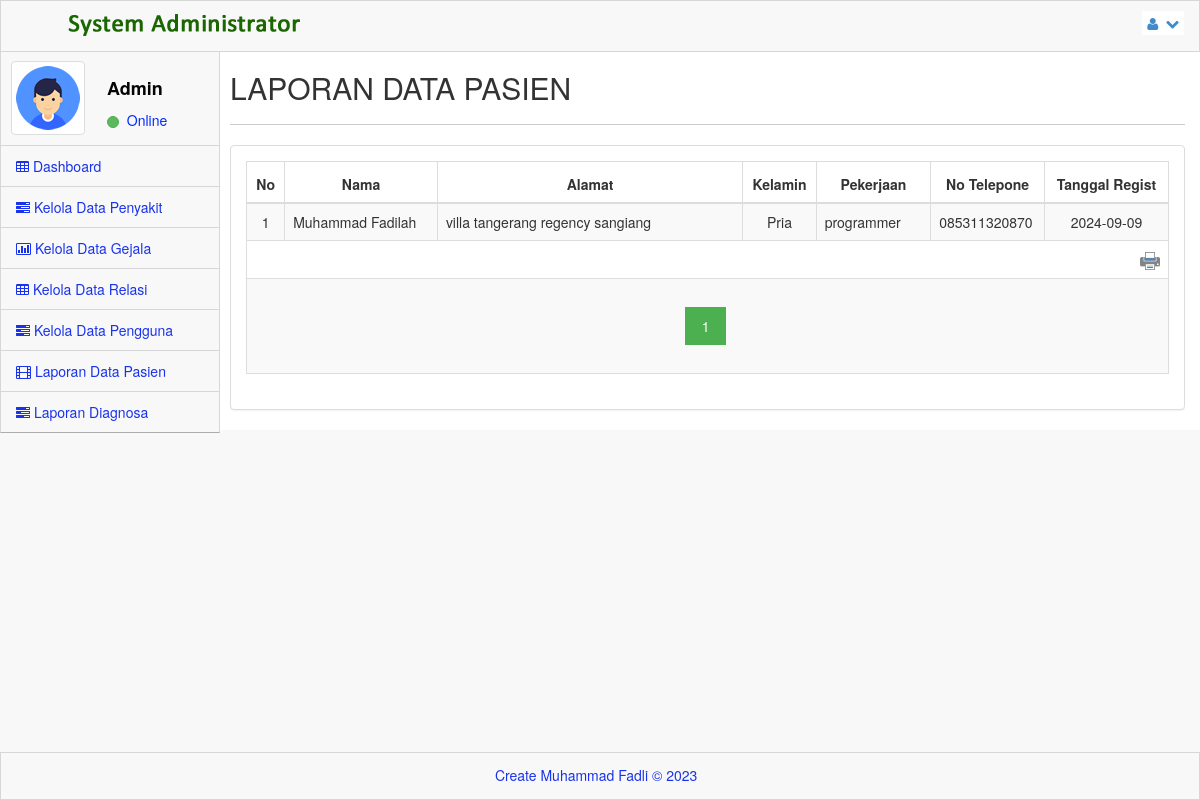
The page /profiadmin/laporan_pasien.php (signed in) on the database its author committed.
### tables this page shows
CREATE TABLE `pasien` (
  `id` int(4) UNSIGNED NOT NULL,
  `alamat` varchar(100) NOT NULL,
  `kelamin` varchar(10) NOT NULL,
  `nama` varchar(60) NOT NULL,
  `pekerjaan` varchar(60) NOT NULL,
  `tanggal` date NOT NULL,
  `telp` varchar(25) NOT NULL,
  `noip` varchar(60) NOT NULL
);

### profiadmin/laporan_pasien.php (the view, shortened to what this page needs)
<?php
include("../koneksi.php");
if (isset($_SESSION['nama']))
{
?>
<!DOCTYPE html>
<html lang="en">
<head>
  <link rel="stylesheet" href="assets/plugins/bootstrap/css/bootstrap.css" />
  <link rel="stylesheet" href="assets/css/main.css" />
  <link rel="stylesheet" href="assets/css/MoneAdmin.css" />
  <link rel="stylesheet" href="assets/plugins/Font-Awesome/css/font-awesome.css" />
  <link href="assets/plugins/dataTables/dataTables.bootstrap.css" rel="stylesheet" />
</head>
<body class="padTop53 " >
  <div id="wrap">
     <div id="top">
        <nav class="navbar navbar-inverse navbar-fixed-top " style="padding-top: 10px;">
           <header class="navbar-header"><a href="../profiadmin/" class="navbar-brand"><img src="assets/img/logo.png" alt="" /></a></header>
           <ul class="nav navbar-top-links navbar-right">
              <li class="dropdown">
                <a class="dropdown-toggle" data-toggle="dropdown" href="#"><i class="icon-user "></i>&nbsp; <i class="icon-chevron-down "></i></a>
              </li>
           </ul>
        </nav>
      </div>
    <div id="left">
      <div class="media user-media well-small">
         <a class="user-link" href="../profiadmin/"><img class="media-object img-thumbnail user-img" alt="User Picture" src="assets/img/user.gif" /></a><br />
         <div class="media-body">
            <h5 class="media-heading">Admin</h5>
            <ul class="list-unstyled user-info">
               <li><a class="btn btn-success btn-xs btn-circle" style="width: 10px;height: 12px;"></a>&nbsp;&nbsp;Online</li>
            </ul>
        </div><br />
      </div>
      <ul id="menu" class="collapse">
        <li class="panel"><a href="../profiadmin/" ><i class="icon-table"></i>&nbsp;Dashboard&nbsp;</a></li>
        <li><a href="kelola_penyakit.php"><i class="icon-tasks"></i>&nbsp;Kelola Data Penyakit&nbsp;</a></li>
        <li><a href="kelola_gejala.php"><i class="icon-bar-chart"></i>&nbsp;Kelola Data Gejala&nbsp;</a></li>
        <li><a href="kelola_relasi.php"><i class="icon-table"></i>&nbsp;Kelola Data Relasi&nbsp;</a></li>
        <li><a href="kelola_user.php"><i class="icon-tasks"></i>&nbsp;Kelola Data Pengguna&nbsp;</a></li>
        <li><a href="laporan_pasien.php"><i class="icon-film"></i>&nbsp;Laporan Data Pasien&nbsp;</a></li>
        <li><a href="laporan_diagnosa.php"><i class="icon-tasks"></i>&nbsp;Laporan Diagnosa&nbsp;</a></li>
	  </ul>
    </div>
    <div id="content">
       <div class="inner">
          <div class="row">
              <div class="col-lg-12">
                  <h2>LAPORAN DATA PASIEN</h2>
 			  </div>
          </div><hr />
 		  <div class="row">
            <div class="col-lg-12">
                <div class="panel panel-default">
                     <div class="panel-body">
                         <div class="table-responsive">
                             <table class="table table-striped table-bordered table-hover" >
                                 <thead>
                                    <tr>
                                      <th width="4%" height="41"><div align="center">No</div></th>
                                      <th width="16%"><div align="center">Nama</div></th>
                                      <th width="32%"><div align="center">Alamat</div></th>
                                      <th width="7%"><div align="center">Kelamin</div></th>
                                      <th width="12%"><div align="center">Pekerjaan</div></th>
                                      <th width="10%"><div align="center">No Telepone</div></th>
                                      <th width="13%"><div align="center">Tanggal Regist</div></th>
                                    </tr>
                                  </thead>
                                  <tbody>
                                  <?php
									  $noPage = (isset($_GET['page']))? $_GET['page'] : 1;
									  $dataPerPage = 10;
									  $offset = ($noPage - 1) * $dataPerPage;
									  $total_data  = "SELECT COUNT(*) AS jumData FROM `pasien` ORDER BY `id`";
                                      $query = "SELECT * FROM `pasien` ORDER BY `id` LIMIT $offset, $dataPerPage";
									  $result = mysqli_query($koneksi,$query);
	                                  $No = 1;
	                                  while ($data = mysqli_fetch_array($result)) {
									?>
                                     <tr>
                                       <td><div align="center"><?php echo $No ?></div></td>
									   <td><?php echo $data['nama'] ?></td>
									   <td><?php echo $data['alamat'] ?></td>
									   <td><div align="center"><?php echo $data['kelamin'] ?></div></td>
									   <td><?php echo $data['pekerjaan'] ?></td>
									   <td><?php echo $data['telp'] ?></td>
									   <td><div align="center"><?php echo $data['tanggal'] ?></div></td>
                                     </tr>
                                     <?php
										$No++;
										 }
										$hasil   = mysqli_query($koneksi,$total_data);
										$data    = mysqli_fetch_array($hasil);
										$jumData = $data['jumData'];
										$jumPage = ceil($jumData/$dataPerPage);
									    ?>
									  <tr>
                                       <td align="right" colspan="7">
                                        <a href="cetak_pasien.php"><img src="assets/img/print.png" width="20"></a>
                                       </td>
									  </tr>
                                        <tr>
											<td colspan="11">
												<div class="center">
												  <div class="pagination">
													<?php
													 for($page = 1; $page <= $jumPage; $page++)
														{
														  if ((($page >= $noPage - 3) && ($page <= $noPage + 3)) || ($page == 1)
														   || ($page == $jumPage))
															{
																if ($page == $noPage)
																	echo " <a href='".$_SERVER['PHP_SELF']."?page=".$page."'
																	class=active>".$page."</a>&nbsp";
																else
																	echo " <a href='".$_SERVER['PHP_SELF']."?page=".$page."'
																	class=active>".$page."</a>&nbsp";
															}
														}
													?>
												  </div>
												</div>
											</td>
										</tr>
                                   </tbody>
                                </table>
                            </div>
                        </div>
                    </div>
                </div>
            </div>
		 </div>
	   </div>
	 </div>
    <div id="footer">
    <p>Create Muhammad Fadli &copy;&nbsp;2023 &nbsp;</p>
    </div>
</body>
</html>
<?php
}
?>

### profiadmin/assets/css/main.css (style rules this page uses)
#wrap { margin: 0 auto; }
#footer { height: 48px; background-color: #222222; }
@media (min-width: 768px) { html, body { height: 100%; } }
@media (min-width: 768px) { #wrap { height: auto !important; height: 100%; min-height: 100%; padding: 0 0 48px; margin-bottom: -48px; } }
body.padTop53 { padding-top: 75px; overflow: visible; }
@media (min-width: 802px) { body.padTop53 { padding-top: 51px; } }
#wrap:before, #top:before, .head:before, #footer:before, #wrap:after, #top:after, .head:after, #footer:after { display: table; content: " "; }
#wrap:after, #top:after, .head:after, #footer:after { clear: both; }
#wrap { background-color: #f8f8f8; }
@media (min-width: 768px) { #left { position: relative; float: left; width: 100px; } }
@media (min-width: 768px) { #content { margin-left: 100px; } }
@media (min-width: 768px) { #left { margin-bottom: -10px; } }
@media (min-width: 992px) { #left { width: 220px; } }
@media (min-width: 992px) { #content { margin-left: 220px; } }
#top .navbar { margin-bottom: 0; border:1px solid rgb(216, 215, 215); background-color:#f8f8f8; }
#top .navbar-brand { padding: 0; }
.user-media { display: none; color:#0029FF; border-right:1px solid rgb(216, 215, 215); border-left:1px solid rgb(216, 215, 215); }
@media (min-width: 768px) { .user-media { display: block; } }
@media (min-width: 768px) { .user-media .media-body { display: none; } }
@media (min-width: 768px) { .user-media .user-link { position: relative; display: block; margin-right: auto; margin-left: auto; } }
@media (min-width: 768px) { .user-media .user-link .user-img { margin: 10px auto; } }
@media (min-width: 992px) { .user-media .user-link { float: left; } }
@media (min-width: 992px) { .user-media .user-link .user-img { margin: 10px; } }
@media (min-width: 992px) { .user-media .media-body { display: block; float: left; margin-left: 12px; } }
@media (min-width: 992px) { .user-media .media-body h5.media-heading { font-size: 18px; padding-top: 8px; margin-bottom: 11px; color: #050505; font-weight: bolder; } }
#menu { position: relative; overflow: hidden; border-right:1px solid rgb(216, 215, 215); border-left:1px solid rgb(216, 215, 215); background-color:#f8f8f8; border-bottom: 1px solid rgba(0, 0, 0, 0.3); -webkit-box-shadow: 0 1px 0 rgba(255, 255, 255, 0.05); box-shadow: 0 1px 0 rgba(255, 255, 255, 0.05); }
#menu, #menu ul { padding: 0; margin: 0; list-style: none; }
@media (min-width: 768px) { #menu.collapse { display: inherit !important; } }
#menu > li { position: relative; display: block; margin: 0; border-width: 0; border-radius: 0; }
#menu > li > a { position: relative; display: block; padding: 10px 15px; color: #1933EC; border-top:1px solid rgb(216, 215, 215); }
#menu > li.panel { background-color: transparent; }
#menu li > a { text-decoration: none; }
@media (min-width: 768px) { .mini-sidebar #menu > li > a, #menu > li > a { text-align: center; } }
@media (min-width: 768px) { .mini-sidebar #menu > li > a > i, #menu > li > a > i { display: block; font-size: 20px; } }
@media (min-width: 768px) { #menu:after, .mini-sidebar #menu:after { position: absolute; top: 0; right: 0; bottom: 0; left: 0; display: block; width: 0; -webkit-box-shadow: 97px 1px 5px 2px rgba(0, 0, 0, 0.6); box-shadow: 97px 1px 5px 2px rgba(0, 0, 0, 0.6); } }
@media (min-width: 992px) { #menu > li > a { text-align: left; } }
@media (min-width: 992px) { #menu > li > a > i { display: inline; font-size: 14px; } }
@media (min-width: 992px) { #menu:after { -webkit-box-shadow: 217px 1px 5px 2px rgba(0, 0, 0, 0.6); box-shadow: 217px 1px 5px 2px rgba(0, 0, 0, 0.6); } }
#content { -webkit-transition: margin 0.4s; transition: margin 0.4s; }
.inner { position: relative; min-height: 1px; padding-right: 15px; padding-left: 10px; background: #fff; border: 0px solid #e4e4e4; }
@media (min-width: 768px) { .inner { float: left; width: 100%; } }
.inner .row { margin-right: -15px; margin-left: -15px; }
#footer { margin: 0 auto; color: #1933EC; background-color:#f8f8f8; border:1px solid rgb(216, 215, 215); }
#footer p { padding: 12px 0 0; text-align: center; }
.btn-circle { width: 40px; height: 40px; padding: 8px 10px; border-radius: 500px; }
.btn-circle.btn-xs { width: 20px; height: 20px; padding: 0 5px; }
.inner hr { margin-top: 10px; border-top-color: #ccc; }

### rows shown on the page
pasien: nama "Muhammad Fadilah", alamat "villa tangerang regency sangiang", kelamin "Pria", pekerjaan "programmer", telp "085311320870", tanggal "2024-09-09"
